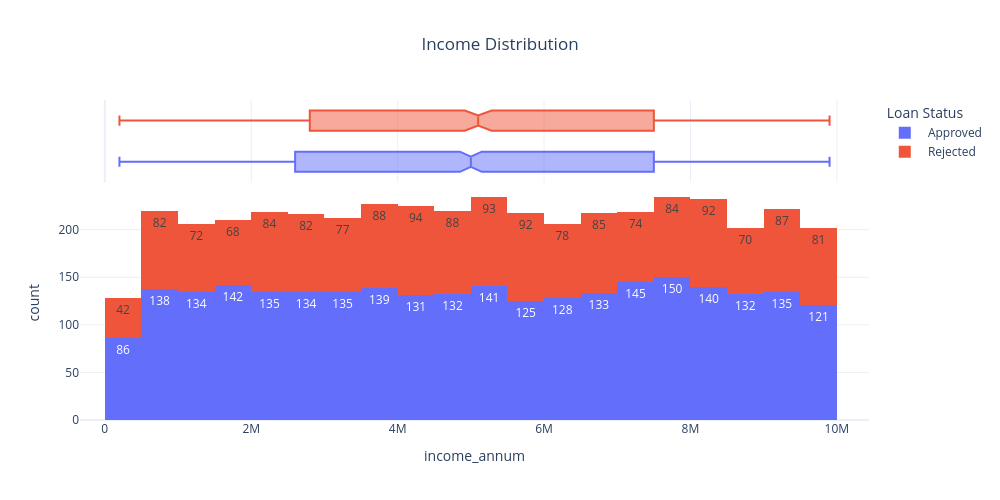

The notebook cell saved with this chart:
### Markdown cell above
### HISTOGRAM GRAPHS

### Code cell
fig = px.histogram(df, x="income_annum", color="loan_status", text_auto=True,marginal="box", nbins=20, title="Income Distribution")
fig.update_layout(title_x=0.5,template="plotly_white",width=1000, height=500,legend_title="Loan Status")
fig.show()

### Figure 1 — Plotly figure (JSON) as saved in the notebook; plotly's stock layout.template omitted (floating-point values rounded to 4 significant figures; data arrays with more than 128 entries replaced by an {"elided": "..."} marker saying what was removed)
{"data": [{"bingroup": "x", "hovertemplate": "loan_status= Approved<br>income_annum=%{x}<br>count=%{y}<extra></extra>", "legendgroup": " Approved", "marker": {"color": "#636efa", "pattern": {"shape": ""}}, "name": " Approved", "nbinsx": 20, "orientation": "v", "showlegend": true, "texttemplate": "%{value}", "type": "histogram", "x": {"elided": "2656 int values"}, "xaxis": "x", "yaxis": "y"}, {"hovertemplate": "loan_status= Approved<br>income_annum=%{x}<extra></extra>", "legendgroup": " Approved", "marker": {"color": "#636efa"}, "name": " Approved", "notched": true, "showlegend": false, "type": "box", "x": {"elided": "2656 int values"}, "xaxis": "x2", "yaxis": "y2"}, {"bingroup": "x", "hovertemplate": "loan_status= Rejected<br>income_annum=%{x}<br>count=%{y}<extra></extra>", "legendgroup": " Rejected", "marker": {"color": "#EF553B", "pattern": {"shape": ""}}, "name": " Rejected", "nbinsx": 20, "orientation": "v", "showlegend": true, "texttemplate": "%{value}", "type": "histogram", "x": {"elided": "1613 int values"}, "xaxis": "x", "yaxis": "y"}, {"hovertemplate": "loan_status= Rejected<br>income_annum=%{x}<extra></extra>", "legendgroup": " Rejected", "marker": {"color": "#EF553B"}, "name": " Rejected", "notched": true, "showlegend": false, "type": "box", "x": {"elided": "1613 int values"}, "xaxis": "x2", "yaxis": "y2"}], "layout": {"barmode": "relative", "height": 500, "legend": {"title": {"text": "Loan Status"}, "tracegroupgap": 0}, "title": {"text": "Income Distribution", "x": 0.5}, "width": 1000, "xaxis": {"anchor": "y", "domain": [0, 1], "title": {"text": "income_annum"}}, "xaxis2": {"anchor": "y2", "domain": [0, 1], "matches": "x", "showgrid": true, "showticklabels": false}, "yaxis": {"anchor": "x", "domain": [0, 0.7326], "title": {"text": "count"}}, "yaxis2": {"anchor": "x2", "domain": [0.7426, 1], "matches": "y2", "showgrid": false, "showline": false, "showticklabels": false, "ticks": ""}}}
